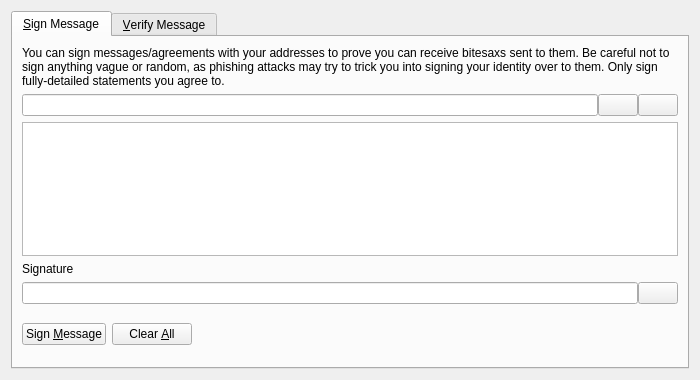
<?xml version="1.0" encoding="UTF-8"?>
<ui version="4.0">
 <class>SignVerifyMessageDialog</class>
 <widget class="QDialog" name="SignVerifyMessageDialog">
  <property name="geometry">
   <rect>
    <x>0</x>
    <y>0</y>
    <width>700</width>
    <height>380</height>
   </rect>
  </property>
  <property name="windowTitle">
   <string>Signatures - Sign / Verify a Message</string>
  </property>
  <property name="modal">
   <bool>true</bool>
  </property>
  <layout class="QVBoxLayout" name="verticalLayout">
   <item>
    <widget class="QTabWidget" name="tabWidget">
     <property name="currentIndex">
      <number>0</number>
     </property>
     <widget class="QWidget" name="tabSignMessage">
      <attribute name="title">
       <string>&amp;Sign Message</string>
      </attribute>
      <layout class="QVBoxLayout" name="verticalLayout_SM">
       <item>
        <widget class="QLabel" name="infoLabel_SM">
         <property name="text">
          <string>You can sign messages/agreements with your addresses to prove you can receive bitesaxs sent to them. Be careful not to sign anything vague or random, as phishing attacks may try to trick you into signing your identity over to them. Only sign fully-detailed statements you agree to.</string>
         </property>
         <property name="textFormat">
          <enum>Qt::PlainText</enum>
         </property>
         <property name="wordWrap">
          <bool>true</bool>
         </property>
        </widget>
       </item>
       <item>
        <layout class="QHBoxLayout" name="horizontalLayout_1_SM">
         <property name="spacing">
          <number>0</number>
         </property>
         <item>
          <widget class="QValidatedLineEdit" name="addressIn_SM">
           <property name="toolTip">
            <string>The Bitesax address to sign the message with</string>
           </property>
          </widget>
         </item>
         <item>
          <widget class="QPushButton" name="addressBookButton_SM">
           <property name="toolTip">
            <string>Choose previously used address</string>
           </property>
           <property name="text">
            <string/>
           </property>
           <property name="icon">
            <iconset resource="../bitcoin.qrc">
             <normaloff>:/icons/address-book</normaloff>:/icons/address-book</iconset>
           </property>
           <property name="shortcut">
            <string>Alt+A</string>
           </property>
           <property name="autoDefault">
            <bool>false</bool>
           </property>
          </widget>
         </item>
         <item>
          <widget class="QPushButton" name="pasteButton_SM">
           <property name="toolTip">
            <string>Paste address from clipboard</string>
           </property>
           <property name="text">
            <string/>
           </property>
           <property name="icon">
            <iconset resource="../bitcoin.qrc">
             <normaloff>:/icons/editpaste</normaloff>:/icons/editpaste</iconset>
           </property>
           <property name="shortcut">
            <string>Alt+P</string>
           </property>
           <property name="autoDefault">
            <bool>false</bool>
           </property>
          </widget>
         </item>
        </layout>
       </item>
       <item>
        <widget class="QPlainTextEdit" name="messageIn_SM">
         <property name="toolTip">
          <string>Enter the message you want to sign here</string>
         </property>
        </widget>
       </item>
       <item>
        <widget class="QLabel" name="signatureLabel_SM">
         <property name="text">
          <string>Signature</string>
         </property>
         <property name="textFormat">
          <enum>Qt::PlainText</enum>
         </property>
        </widget>
       </item>
       <item>
        <layout class="QHBoxLayout" name="horizontalLayout_2_SM">
         <property name="spacing">
          <number>0</number>
         </property>
         <item>
          <widget class="QLineEdit" name="signatureOut_SM">
           <property name="font">
            <font>
             <italic>true</italic>
            </font>
           </property>
           <property name="readOnly">
            <bool>true</bool>
           </property>
          </widget>
         </item>
         <item>
          <widget class="QPushButton" name="copySignatureButton_SM">
           <property name="toolTip">
            <string>Copy the current signature to the system clipboard</string>
           </property>
           <property name="text">
            <string/>
           </property>
           <property name="icon">
            <iconset resource="../bitcoin.qrc">
             <normaloff>:/icons/editcopy</normaloff>:/icons/editcopy</iconset>
           </property>
           <property name="autoDefault">
            <bool>false</bool>
           </property>
          </widget>
         </item>
        </layout>
       </item>
       <item>
        <layout class="QHBoxLayout" name="horizontalLayout_3_SM">
         <item>
          <widget class="QPushButton" name="signMessageButton_SM">
           <property name="toolTip">
            <string>Sign the message to prove you own this Bitesax address</string>
           </property>
           <property name="text">
            <string>Sign &amp;Message</string>
           </property>
           <property name="icon">
            <iconset resource="../bitcoin.qrc">
             <normaloff>:/icons/edit</normaloff>:/icons/edit</iconset>
           </property>
           <property name="autoDefault">
            <bool>false</bool>
           </property>
          </widget>
         </item>
         <item>
          <widget class="QPushButton" name="clearButton_SM">
           <property name="toolTip">
            <string>Reset all sign message fields</string>
           </property>
           <property name="text">
            <string>Clear &amp;All</string>
           </property>
           <property name="icon">
            <iconset resource="../bitcoin.qrc">
             <normaloff>:/icons/remove</normaloff>:/icons/remove</iconset>
           </property>
           <property name="autoDefault">
            <bool>false</bool>
           </property>
          </widget>
         </item>
         <item>
          <spacer name="horizontalSpacer_1_SM">
           <property name="orientation">
            <enum>Qt::Horizontal</enum>
           </property>
           <property name="sizeHint" stdset="0">
            <size>
             <width>40</width>
             <height>48</height>
            </size>
           </property>
          </spacer>
         </item>
         <item>
          <widget class="QLabel" name="statusLabel_SM">
           <property name="font">
            <font>
             <weight>75</weight>
             <bold>true</bold>
            </font>
           </property>
           <property name="text">
            <string/>
           </property>
           <property name="wordWrap">
            <bool>true</bool>
           </property>
          </widget>
         </item>
         <item>
          <spacer name="horizontalSpacer_2_SM">
           <property name="orientation">
            <enum>Qt::Horizontal</enum>
           </property>
           <property name="sizeHint" stdset="0">
            <size>
             <width>40</width>
             <height>48</height>
            </size>
           </property>
          </spacer>
         </item>
        </layout>
       </item>
      </layout>
     </widget>
     <widget class="QWidget" name="tabVerifyMessage">
      <attribute name="title">
       <string>&amp;Verify Message</string>
      </attribute>
      <layout class="QVBoxLayout" name="verticalLayout_VM">
       <item>
        <widget class="QLabel" name="infoLabel_VM">
         <property name="text">
          <string>Enter the receiver's address, message (ensure you copy line breaks, spaces, tabs, etc. exactly) and signature below to verify the message. Be careful not to read more into the signature than what is in the signed message itself, to avoid being tricked by a man-in-the-middle attack. Note that this only proves the signing party receives with the address, it cannot prove sendership of any transaction!</string>
         </property>
         <property name="textFormat">
          <enum>Qt::PlainText</enum>
         </property>
         <property name="alignment">
          <set>Qt::AlignLeading|Qt::AlignLeft|Qt::AlignTop</set>
         </property>
         <property name="wordWrap">
          <bool>true</bool>
         </property>
        </widget>
       </item>
       <item>
        <layout class="QHBoxLayout" name="horizontalLayout_1_VM">
         <property name="spacing">
          <number>0</number>
         </property>
         <item>
          <widget class="QValidatedLineEdit" name="addressIn_VM">
           <property name="toolTip">
            <string>The Bitesax address the message was signed with</string>
           </property>
          </widget>
         </item>
         <item>
          <widget class="QPushButton" name="addressBookButton_VM">
           <property name="toolTip">
            <string>Choose previously used address</string>
           </property>
           <property name="text">
            <string/>
           </property>
           <property name="icon">
            <iconset resource="../bitcoin.qrc">
             <normaloff>:/icons/address-book</normaloff>:/icons/address-book</iconset>
           </property>
           <property name="shortcut">
            <string>Alt+A</string>
           </property>
           <property name="autoDefault">
            <bool>false</bool>
           </property>
          </widget>
         </item>
        </layout>
       </item>
       <item>
        <widget class="QPlainTextEdit" name="messageIn_VM"/>
       </item>
       <item>
        <widget class="QValidatedLineEdit" name="signatureIn_VM"/>
       </item>
       <item>
        <layout class="QHBoxLayout" name="horizontalLayout_2_VM">
         <item>
          <widget class="QPushButton" name="verifyMessageButton_VM">
           <property name="toolTip">
            <string>Verify the message to ensure it was signed with the specified Bitesax address</string>
           </property>
           <property name="text">
            <string>Verify &amp;Message</string>
           </property>
           <property name="icon">
            <iconset resource="../bitcoin.qrc">
             <normaloff>:/icons/transaction_0</normaloff>:/icons/transaction_0</iconset>
           </property>
           <property name="autoDefault">
            <bool>false</bool>
           </property>
          </widget>
         </item>
         <item>
          <widget class="QPushButton" name="clearButton_VM">
           <property name="toolTip">
            <string>Reset all verify message fields</string>
           </property>
           <property name="text">
            <string>Clear &amp;All</string>
           </property>
           <property name="icon">
            <iconset resource="../bitcoin.qrc">
             <normaloff>:/icons/remove</normaloff>:/icons/remove</iconset>
           </property>
           <property name="autoDefault">
            <bool>false</bool>
           </property>
          </widget>
         </item>
         <item>
          <spacer name="horizontalSpacer_1_VM">
           <property name="orientation">
            <enum>Qt::Horizontal</enum>
           </property>
           <property name="sizeHint" stdset="0">
            <size>
             <width>40</width>
             <height>48</height>
            </size>
           </property>
          </spacer>
         </item>
         <item>
          <widget class="QLabel" name="statusLabel_VM">
           <property name="font">
            <font>
             <weight>75</weight>
             <bold>true</bold>
            </font>
           </property>
           <property name="text">
            <string/>
           </property>
           <property name="wordWrap">
            <bool>true</bool>
           </property>
          </widget>
         </item>
         <item>
          <spacer name="horizontalSpacer_2_VM">
           <property name="orientation">
            <enum>Qt::Horizontal</enum>
           </property>
           <property name="sizeHint" stdset="0">
            <size>
             <width>40</width>
             <height>48</height>
            </size>
           </property>
          </spacer>
         </item>
        </layout>
       </item>
      </layout>
     </widget>
    </widget>
   </item>
  </layout>
 </widget>
 <customwidgets>
  <customwidget>
   <class>QValidatedLineEdit</class>
   <extends>QLineEdit</extends>
   <header>qvalidatedlineedit.h</header>
  </customwidget>
 </customwidgets>
 <resources>
  <include location="../bitcoin.qrc"/>
 </resources>
 <connections/>
</ui>
